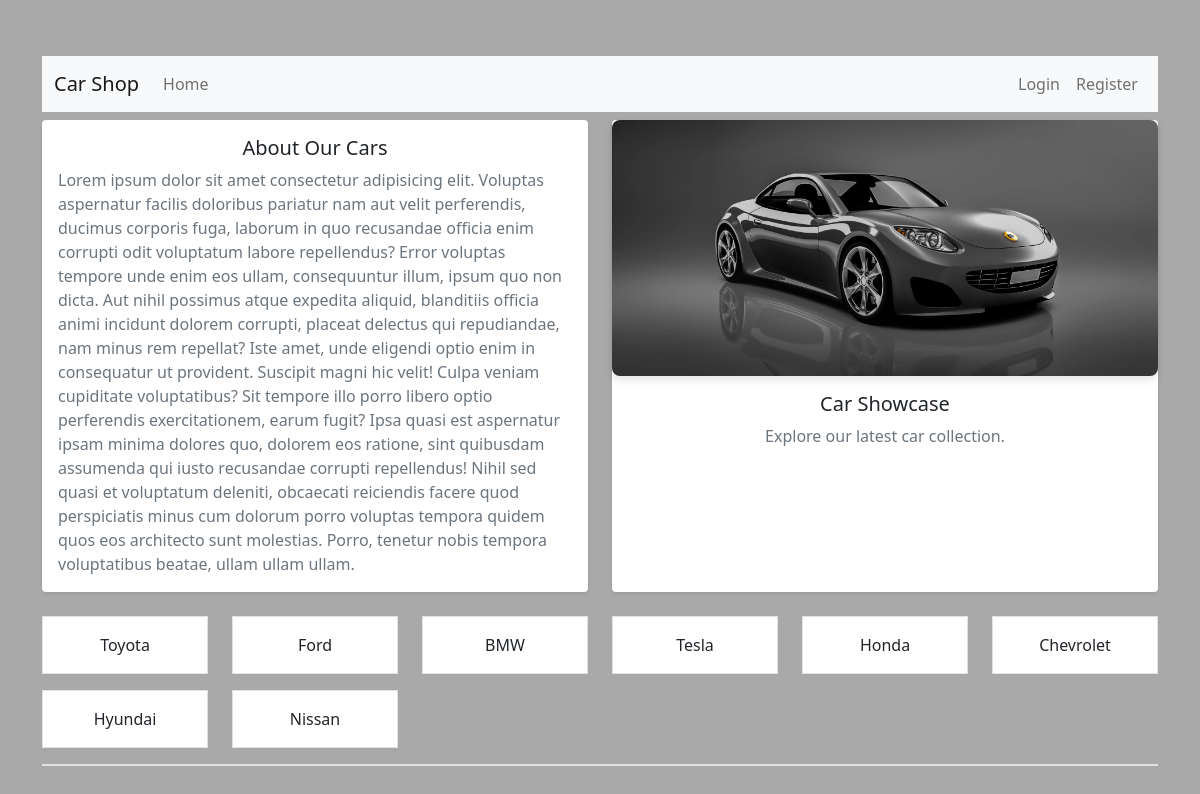
The page / on the database its author committed.
### brand/models.py (models this page shows, shortened)
class Brand(models.Model):
    name = models.CharField(max_length=150)

### project/views.py (the view)
# urls.py: path('', HomePageView.as_view(), name='home'),
class HomePageView(TemplateView):
    template_name = 'home.html'
    def get_context_data(self, **kwargs):
        context = super().get_context_data(**kwargs)
        context['welcome_message'] = 'Welcome to my website!'
        context['brands'] = Brand.objects.all()
        return context

### templates/home.html (shortened to what this page needs)
{% extends 'base.html' %}
{% block content %}
  <div class="row mt-2">
    <div class="col-md-6">
      <div class="card border-0 shadow-sm h-100">
        <div class="card-body">
          <h5 class="card-title text-center">About Our Cars</h5>
          <p class="card-text text-muted">Lorem ipsum dolor sit amet consectetur adipisicing elit. Voluptas aspernatur facilis doloribus pariatur nam aut velit perferendis, ducimus corporis fuga, laborum in quo recusandae officia enim corrupti odit voluptatum labore repellendus? Error voluptas tempore unde enim eos ullam, consequuntur illum, ipsum quo non dicta. Aut nihil possimus atque expedita aliquid, blanditiis officia animi incidunt dolorem corrupti, placeat delectus qui repudiandae, nam minus rem repellat? Iste amet, unde eligendi optio enim in consequatur ut provident. Suscipit magni hic velit! Culpa veniam cupiditate voluptatibus? Sit tempore illo porro libero optio perferendis exercitationem, earum fugit? Ipsa quasi est aspernatur ipsam minima dolores quo, dolorem eos ratione, sint quibusdam assumenda qui iusto recusandae corrupti repellendus! Nihil sed quasi et voluptatum deleniti, obcaecati reiciendis facere quod perspiciatis minus cum dolorum porro voluptas tempora quidem quos eos architecto sunt molestias. Porro, tenetur nobis tempora voluptatibus beatae, ullam ullam ullam.</p>
        </div>
      </div>
    </div>
    <div class="col-md-6">
      <div class="card border-0 shadow-sm h-100">
        <img src="/static/images/home_car_slider.jpg" class="card-img-top car-image img-fluid" alt="Car Image" />
        <div class="card-body">
          <h5 class="card-title text-center">Car Showcase</h5>
          <p class="card-text text-muted text-center">Explore our latest car collection.</p>
        </div>
      </div>
    </div>
    <div class="col-md-12 mt-4">
      <div class="row">
        {% for brand in brands %}
          <div class="col-md-2 mb-3">
            <div class="border p-3 text-center" style="background-color: #fff;" onclick="loadCar({{ brand.id }})">{{ brand.name }}</div>
          </div>
        {% endfor %}
      </div>
    </div>
    <div class="col-md-12">
        <h5 id="total_found" class="border text-center bg-white"></h5>
    </div>
  </div>
{% endblock %}

### templates/base.html (style rules this page uses)
.content { background-color: darkgray; min-height: 100vh; padding-top: 2rem; }
.car-image { max-width: 100%; height: auto; border-radius: 8px; box-shadow: 0 4px 8px rgba(0, 0, 0, 0.1); }

### rows shown on the page
Brand: name "Toyota"
Brand: name "Ford"
Brand: name "BMW"
Brand: name "Tesla"
Brand: name "Honda"
Brand: name "Chevrolet"
Brand: name "Hyundai"
Brand: name "Nissan"
